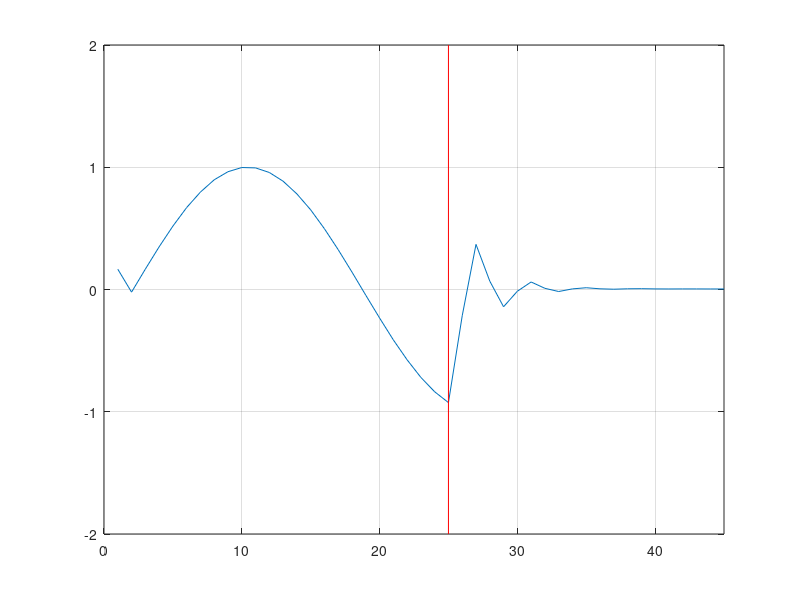

Source code (MATLAB):
clear all
clc

    
permeability=4*pi*1e-7;  %Free Space
permitivity=8.85e-12;    %Free Space
c=1/sqrt(permeability*permitivity);           
                      
m=45; 
ex=zeros(1,m);
hy=zeros(1,m);
cb=zeros(1,m);
eaf=zeros(1,m);
s=zeros(1,m);
dt=zeros(1,m);
p=zeros(1,m);
SAR=zeros(1,m);

dx = .01;
dt = dx/(2*c);
d0 = 0.25;                       

%region

k1=fix(d0/dx);% Kidney



% free space
permitivity(1,1:k1)=1;
dt(1,1:k1) = dx/(2*c);  
s(1,1:k1) = 0;

% Kidney
permitivity(1,k1:m)=  58.675  ;
dt(1,k1:m) = dx/(2*c); 
s(1,k1:m) = 1.3921;







ex_left_m1 = 0;
ex_left_m2 = 0;
ex_right_m1 = 0;
ex_right_m2 = 0;
ex_left_b1_m1 = 0;
ex_left_b1_m2 = 0;


iteration = 500;                       

for n = 1:iteration
    for k = 2:45
        eaf =dt(1,k)*s(1,k)/(2*permitivity(1,k)*8.85e-12);
        ca=(1-eaf)/(1+eaf);
        cb=0.5/(permitivity(1,k)*(1+eaf));
        
        ex(1,k) = ca*ex(1,k) + cb*(hy(1,k-1) - hy(1,k));
        
    end
    source = sin(2*pi*900*10^(6)*dt(1,1)*n);       
     ex(1,2) = source;
    
    % Boundaries
    if n>2
        KE=45;
        kc=25;
        % Left boundary
        ex(1,1) = ex_left_m2;      % set left boundary of ex(1) by the value of ex(2)@n-2
        ex_left_m2 = ex_left_m1;   % set the value of ex(2)@n-2 by the value of ex(2)@n-1
        ex_left_m1 = ex(1,2);      % set the value of ex(2)@n-1 by the value of ex(2)@n (current value)
        % Right boundary
        ex(1,KE) = ex_right_m2;    % set right boundary of ex(201) by the value of ex(200)@n-2
        ex_right_m2 = ex_right_m1; % set the value of ex(200)@n-2 by the value of ex(200)@n-1
        ex_right_m1 = ex(1,KE-1);  % set the value of ex(200)@n-1 by the value of ex(200)@n (current value)
        
        % dielectric edge
        ex(1,kc) = ex_left_b1_m2;
        ex_left_b1_m2 = ex_left_b1_m1;
        ex_left_b1_m1 = ex(1,kc-1);
    end
   
    for k = 1:44
         hy(1,k) = hy(1,k) + .5*(ex(1,k) - ex(1,k+1));  
    end
 
    plot(ex);grid
    axis([0 m -2 2]); 
    line([k1,k1],[-2,2],'Color','r');
     
  
    frame = getframe();
    
    
end

